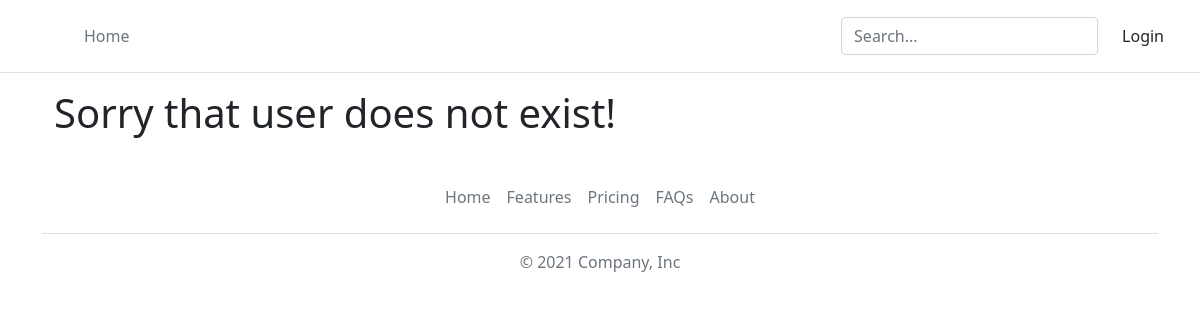
The app's page /u/tom (signed in), older data.
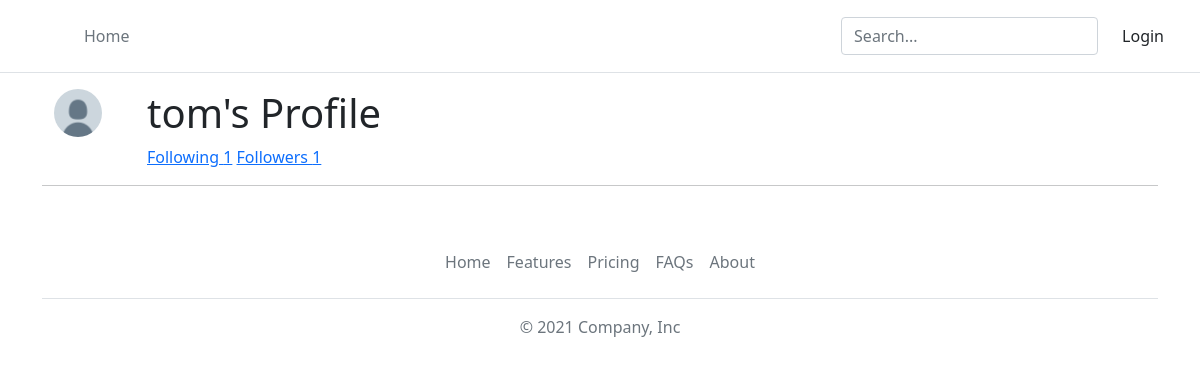
The same page, newer data.
### website/models.py (models this page shows, shortened)
class users(db.Model):
    _id = db.Column("id", db.Integer, primary_key=True)
    name = db.Column(db.String(100))
    email = db.Column(db.String(100))
    pfp_url = db.Column(db.String(50))
    bio = db.Column(db.String(400))
    following = db.Column(MutableList.as_mutable(PickleType), default=[])
    followers = db.Column(MutableList.as_mutable(PickleType), default=[])

### website/webpages/pages.py (the view, shortened to what this page needs)
@pages.route('<user>', methods=['POST', 'GET'])
def user(user):
    found_user = users.query.filter_by(name=user).first()
    user_posts = post.query.filter_by(name=user).all()
    if found_user:
        follower_count = 0
        following_count = 0
        if user == session['user']:
            follower_count = len(session['followers'])
            following_count=len(session['following'])
        else:
            for i in found_user.followers:
                follower_count += 1
            for i in found_user.following:
                following_count += 1
        return render_template("profile.html", user=user, bio=found_user.bio, posts=user_posts,follower_count=follower_count, following_count=following_count)
    else:
        return render_template('profile.html')

### website/templates/profile.html (shortened to what this page needs)
{% extends "base.html" %}
{% block content %}
<div class="container">
    {% if user %}
    <div class="row align-self-start">
            <div class="col-1">
                <img src="{{ url_for('static', filename=session['pfp_url']) }}" alt="image" width="48" height="48" class="rounded-circle">
            </div>
            <div class="col-9">
                <h1>{{user}}'s Profile</h1>
                <a href="{{ url_for('pages.following', user=user) }}">Following {{following_count}}</a>
                <a href="{{ url_for('pages.followers', user=user) }}">Followers {{follower_count}} </a>
            </div>
            <div class="col-2">
            </div>
    </div>
    <div class="row">
        <hr>
    </div>
    {% else %}
            <h1>Sorry that user does not exist!</h1>
    {% endif %}
</div>
{% endblock %}

### website/templates/base.html (shortened to what this page needs)
<!DOCTYPE html>
<html>
    <head>
        <link href="https://cdn.jsdelivr.net/npm/bootstrap@5.1.3/dist/css/bootstrap.min.css" rel="stylesheet">
    </head>
    <body>
        <header class="p-3 mb-3 border-bottom">
          <div class="container-fluid">
            <div class="d-flex flex-wrap align-items-center justify-content-center justify-content-lg-start">
              <a href="/" class="d-flex align-items-center mb-2 mb-lg-0 text-dark text-decoration-none">
                <svg class="bi me-2" width="40" height="32" role="img" aria-label="Bootstrap"><use xlink:href="#bootstrap"/></svg>
              </a>
              <ul class="nav col-12 col-lg-auto me-lg-auto mb-2  justify-content-center mb-md-0">
                <li><a href="{{url_for('home.index')}}" class="nav-link px-2 link-secondary">Home</a></li>
              </ul>
              <form class="col-12 col-lg-auto mb-3 mb-lg-0 me-lg-3" method="POST">
                <input type="search" class="form-control" placeholder="Search..." aria-label="Search" name=search>
              </form>
              <ul class="nav">
                {% if session['user'] %}
                <li><a href="{{url_for('pages.user', user=session['user'])}}" class="nav-link px-2 link-dark"><b>{{ session['user'] }}</b></a></li>
                {% else %}
                  <li><a href="{{url_for('pages.login')}}" class="nav-link px-2 link-dark">Login</a></li>
                {% endif %}
              </ul>
            </div>
          </div>
        </header>
        <div class='container'>
          {% block content %}
          {% endblock %}
        </div>
        <div class="container">
          <footer class="py-3 my-4">
            <ul class="nav justify-content-center border-bottom pb-3 mb-3">
              <li class="nav-item"><a href="#" class="nav-link px-2 text-muted">Home</a></li>
              <li class="nav-item"><a href="#" class="nav-link px-2 text-muted">Features</a></li>
              <li class="nav-item"><a href="#" class="nav-link px-2 text-muted">Pricing</a></li>
              <li class="nav-item"><a href="#" class="nav-link px-2 text-muted">FAQs</a></li>
              <li class="nav-item"><a href="#" class="nav-link px-2 text-muted">About</a></li>
            </ul>
            <p class="text-center text-muted">&copy; 2021 Company, Inc</p>
          </footer>
        </div>
        <br>
        <br>
    </body>
</html>

Row changes from the older to the newer data that the page shows:
now on this page (row edited): users: name "tom"
Text that changed along with them:
{{ following_count }}: (not shown) → "1"
{{ follower_count }}: (not shown) → "1"
text no longer shown: "Sorry that user does not exist!"
text now shown: "'s Profile Following Followers"
